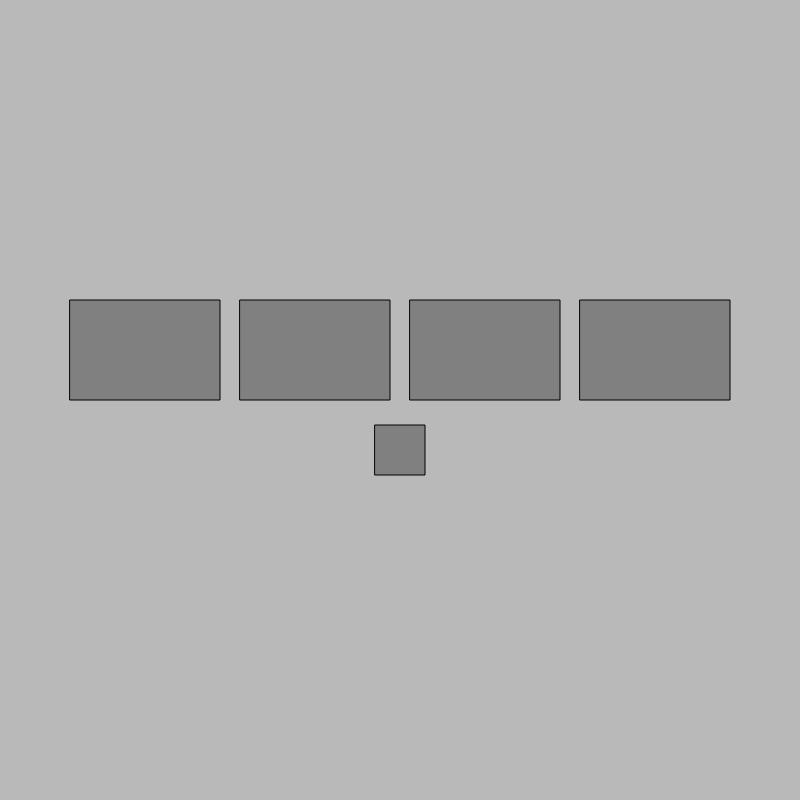
Frame 1 (no input)
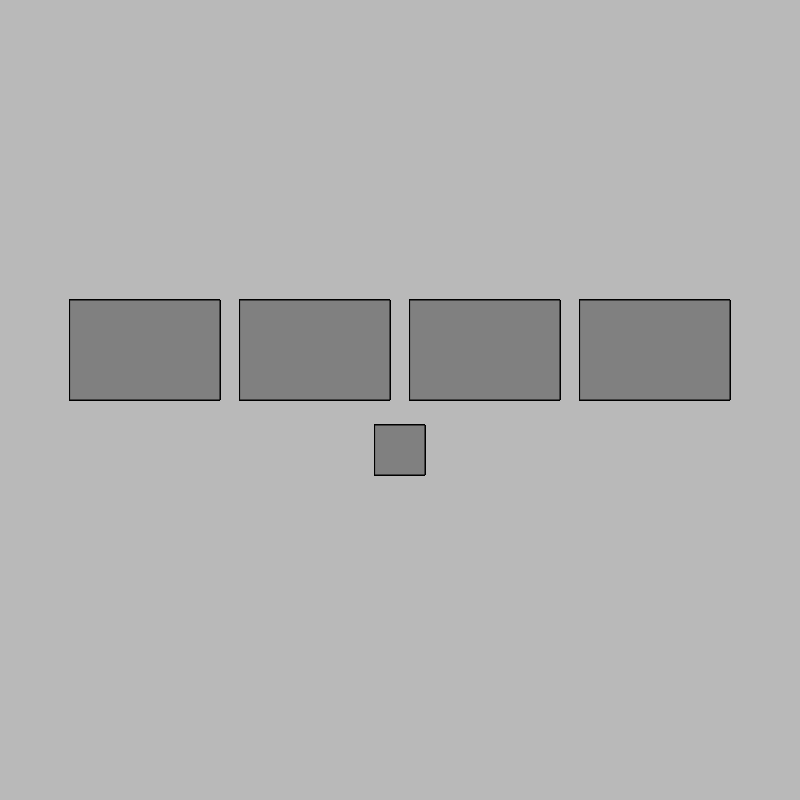
Frame 60 (no input)
Frame 120 (the mouse pressed at the canvas centre since frame 60): identical to frame 60, image omitted

The p5.js sketch that drew these frames (run headless with seeded random() and noise() and a simulated clock; from frame 60 on, the mouse is pressed at the canvas centre):

// p5.js sketch
// ── sketch.js
function setup() {
  createCanvas(800, 800);
  background(185);
}

function draw() {
  stroke('black');
  fill('grey');
  rectMode(CENTER);
  rect(145,350,150,100);
  rect(315,350,150,100);
  rect(485,350,150,100);
  rect(655,350,150,100);
  rect(400,450,50,50);
}

function mousePressed() {
  if (mouseX >= 70 && mouseX <= 730 && mouseY >= 250 && mouseY <= 350) { //sound play buttons
    if (mouseX <= 220) { //sound 1

    } else if (mouseX >= 240 && mouseX <= 390) { //sound 2

    } else if (mouseX >= 410 && mouseX <= 560) { //sound 3

    } else if (mouseX >= 580) { //sound 4

    }
  } else if (mouseX >= 375 && mouseX <= 425 && mouseY >= 425 && mouseY <= 475) { //pitch adjuster

  } else { //bass surge

  }
}
